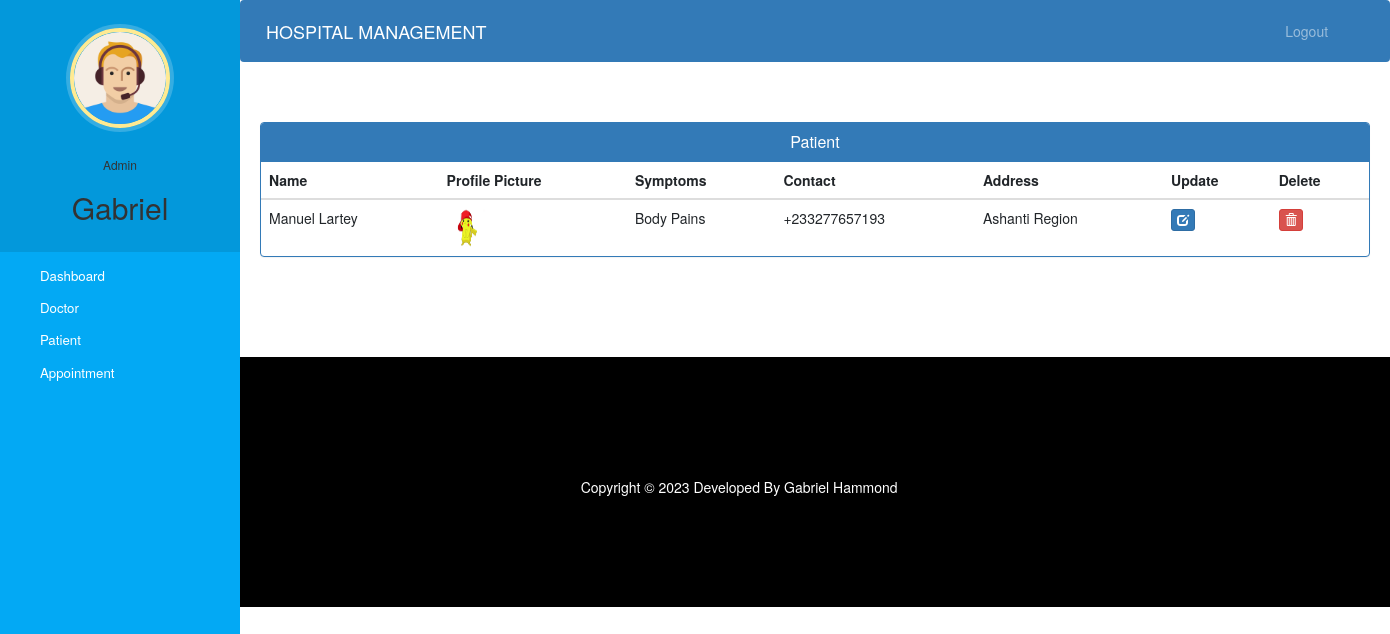
The page /admin-view-patient (signed in) on the database its author committed.
### hospital/models.py (models this page shows, shortened)
class Patient(models.Model):
    user=models.OneToOneField(User,on_delete=models.CASCADE)
    profile_pic= models.ImageField(upload_to='profile_pic/PatientProfilePic/',null=True,blank=True)
    address = models.CharField(max_length=40)
    mobile = models.CharField(max_length=20,null=False)
    symptoms = models.CharField(max_length=100,null=False)
    assignedDoctorId = models.PositiveIntegerField(null=True)
    admitDate=models.DateField(auto_now=True)
    status=models.BooleanField(default=False)
    @property
    def get_name(self):
        return self.user.first_name+" "+self.user.last_name

### hospital/views.py (the view)
# urls.py: path('admin-view-patient', views.admin_view_patient_view,
@login_required(login_url='adminlogin')
@user_passes_test(is_admin)
def admin_view_patient_view(request):
    patients=models.Patient.objects.all().filter(status=True)
    return render(request,'hospital/admin_view_patient.html',{'patients':patients})

### hospital/views.py (called while the page is built)
def is_admin(user):
    return user.groups.filter(name='ADMIN').exists()

### templates/hospital/admin_view_patient.html (shortened to what this page needs)
{% extends 'hospital/admin_base.html' %} {% block content %} {% load static %}
<head>
  <link
    href="//netdna.bootstrapcdn.com/bootstrap/3.0.0/css/bootstrap.min.css"
    rel="stylesheet"
    id="bootstrap-css"
  />
</head>
<div class="container">
  <div class="panel panel-primary">
    <div class="panel-heading">
      <h6 class="panel-title">Patient</h6>
    </div>
    <div class="search-container">
    </div>
    <table class="table table-hover" id="dev-table">
      <thead>
        <tr>
          <th>Name</th>
          <th>Profile Picture</th>
          <th>Symptoms</th>
          <th>Contact</th>
          <th>Address</th>
          <th>Update</th>
          <th>Delete</th>
        </tr>
      </thead>
      {% for p in patients %}
      <tr>
        <td>{{p.get_name}}</td>
        <td>
          <img
            src="{% static p.profile_pic.url %}"
            alt="Profile Pic"
            height="40px"
            width="40px"
          />
        </td>
        <td>{{p.symptoms}}</td>
        <td>{{p.mobile}}</td>
        <td>{{p.address}}</td>
        <td>
          <a
            class="btn btn-primary btn-xs"
            href="{% url 'update-patient' p.id  %}"
            ><span class="glyphicon glyphicon-edit"></span
          ></a>
        </td>
        <td>
          <a
            class="btn btn-danger btn-xs"
            href="{% url 'delete-patient-from-hospital' p.id  %}"
            ><span class="glyphicon glyphicon-trash"></span
          ></a>
        </td>
      </tr>
      {% endfor %}
    </table>
  </div>
</div>
{% endblock content %}

### templates/hospital/admin_base.html (shortened to what this page needs)
<!DOCTYPE html>
{% load static %}
<html lang="en">
  <head>
    <link
      rel="stylesheet"
      href="https://stackpath.bootstrapcdn.com/bootstrap/4.3.1/css/bootstrap.min.css"
    />
    <link
      rel="stylesheet"
      href="https://maxcdn.bootstrapcdn.com/font-awesome/4.7.0/css/font-awesome.min.css"
    />
    <link rel="stylesheet" href="{% static '/style.css' %}" />
  </head>
  <body>
    <nav class="menu" tabindex="0">
      <header class="avatar">
        <img src="{% static "images/adminpropic.png" %}" />
        <br /><br />
        <h6>Admin</h6>
        <h2>{{request.user.first_name}}</h2>
      </header>
      <ul>
        <li tabindex="0" class="icon-dashboard">
          <a style="color: white; text-decoration: none" href="/admin-dashboard"
            ><span>Dashboard</span></a
          >
        </li>
        <li tabindex="0" class="icon-customers">
          <a style="color: white; text-decoration: none" href="/admin-doctor"
            ><span>Doctor</span></a
          >
        </li>
        <li tabindex="0" class="icon-users">
          <a style="color: white; text-decoration: none" href="/admin-patient"
            ><span>Patient</span></a
          >
        </li>
        <li tabindex="0" class="icon-calendar">
          <a
            style="color: white; text-decoration: none"
            href="/admin-appointment"
            ><span>Appointment</span></a
          >
        </li>
      </ul>
    </nav>
    <main>
      <div class="bs-example">
        <nav
          class="navbar navbar-expand-md navbar-dark fixed-top"
          style="background: #337ab7"
        >
          <a href="/admin-dashboard" class="navbar-brand"
            >HOSPITAL MANAGEMENT</a
          >
          <div
            class="collapse navbar-collapse justify-content-between"
            id="navbarCollapse"
          >
            <div class="navbar-nav" style="margin-left: 90%">
              <a href="/logout" class="nav-item nav-link">Logout</a>
            </div>
          </div>
        </nav>
      </div>
      <br /><br />
      {% block content %} {% endblock content %}
      <br /><br /><br /><br />
      <footer>
        <br />
        <div class="container">
          <div class="row">
            <div class="col-md-10 col-sm-10">
              <div style="color: #ffffff" class="wow fadeInUp footer-copyright">
                <p>Copyright &copy; 2023 Developed By Gabriel Hammond</p>
              </div>
            </div>
          </div>
        </div>
      </footer>
    </main>
  </body>
</html>

### static/style.css (style rules this page uses)
body { padding-left: 240px; }
main { position: relative; height: 100vh; }
.menu { background: #5bc995; height: 100vh; width: 240px; position: fixed; top: 0px; left: 0; z-index: 5; outline: none; }
.menu .avatar { background: rgba(0, 0, 0, 0.1); padding: 2em 0.5em; text-align: center; }
.menu .avatar img { width: 100px; border-radius: 50%; overflow: hidden; border: 4px solid #ffea92; box-shadow: 0 0 0 4px rgba(255, 255, 255, 0.2); }
.menu .avatar h2 { font-weight: normal; margin-bottom: 0; }
.menu ul { list-style: none; padding: 0.5em 0; margin: 0; }
.menu ul li { padding: 0.5em 1em 0.5em 3em; font-size: 0.95em; font-weight: regular; background-repeat: no-repeat; background-position: left 15px center; background-size: auto 20px; transition: all 0.15s linear; cursor: pointer; }
.menu ul li.icon-dashboard { background-image: url("http://www.entypo.com/images//gauge.svg"); }
.menu ul li.icon-customers { background-image: url("http://www.entypo.com/images//briefcase.svg"); }
.menu ul li.icon-users { background-image: url("http://www.entypo.com/images//users.svg"); }
.menu ul li.icon-calendar { background-image: url("http://www.entypo.com/images//calendar.svg"); }

### templates/hospital/admin_base.html (style rules this page uses)
a:link { text-decoration: none; }
a { color: white; }
footer { padding: 0px 0px 0px 0px; background-color: black; margin: 0px; }
p { text-align: center; }
body { padding-left: 240px; }
main { position: relative; height: 100vh; }
.menu { background: #03a9f4; height: 100vh; width: 240px; position: fixed; top: 0px; left: 0; z-index: 5; outline: none; }
.menu .avatar { background: rgba(0, 0, 0, 0.1); padding: 2em 0.5em; text-align: center; }
.menu .avatar img { width: 100px; border-radius: 50%; overflow: hidden; border: 4px solid #ffea92; box-shadow: 0 0 0 4px rgba(255, 255, 255, 0.2); }
.menu .avatar h2 { font-weight: normal; margin-bottom: 0; }
.menu ul { list-style: none; padding: 0.5em 0; margin: 0; }
.menu ul li { padding: 0.5em 1em 0.5em 3em; font-size: 0.95em; font-weight: regular; background-repeat: no-repeat; background-position: left 15px center; background-size: auto 20px; transition: all 0.15s linear; cursor: pointer; }
.menu ul li.icon-dashboard { background-image: url("http://www.entypo.com/images//gauge.svg"); }
.menu ul li.icon-customers { background-image: url("http://www.entypo.com/images//briefcase.svg"); }
.menu ul li.icon-users { background-image: url("http://www.entypo.com/images//users.svg"); }
.menu ul li.icon-calendar { background-image: url("http://www.entypo.com/images//calendar.svg"); }

### templates/hospital/admin_view_patient.html (style rules this page uses)
a:link { text-decoration: none; }
h6 { text-align: center; }
.row { margin: 100px; }
.search-container { position: absolute; top: 20px; right: 20px; }

### rows shown on the page
Patient: get_name "Manuel Lartey", profile_pic (picture), symptoms "Body Pains", mobile "+233277657193", address "Ashanti Region"

### other values the page prints
{{ request.user.first_name }} "Gabriel"
